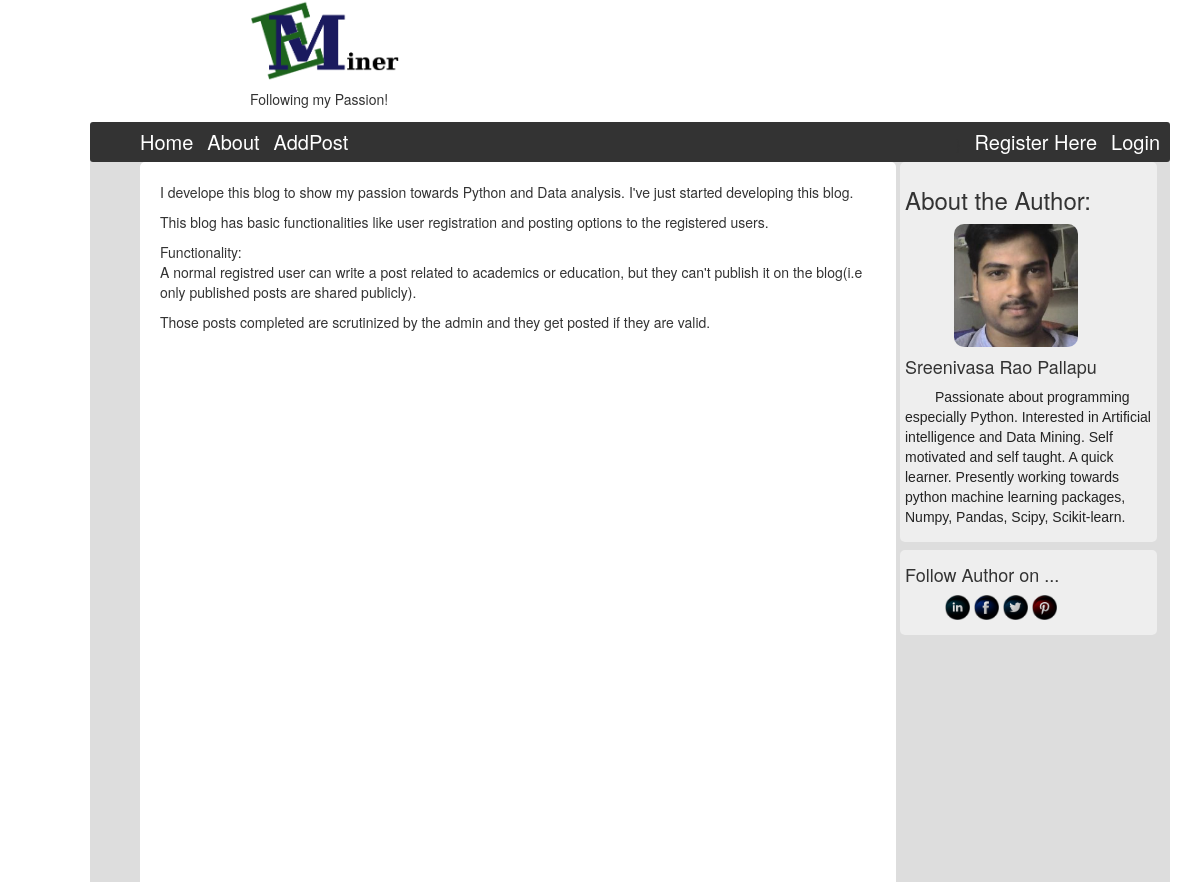
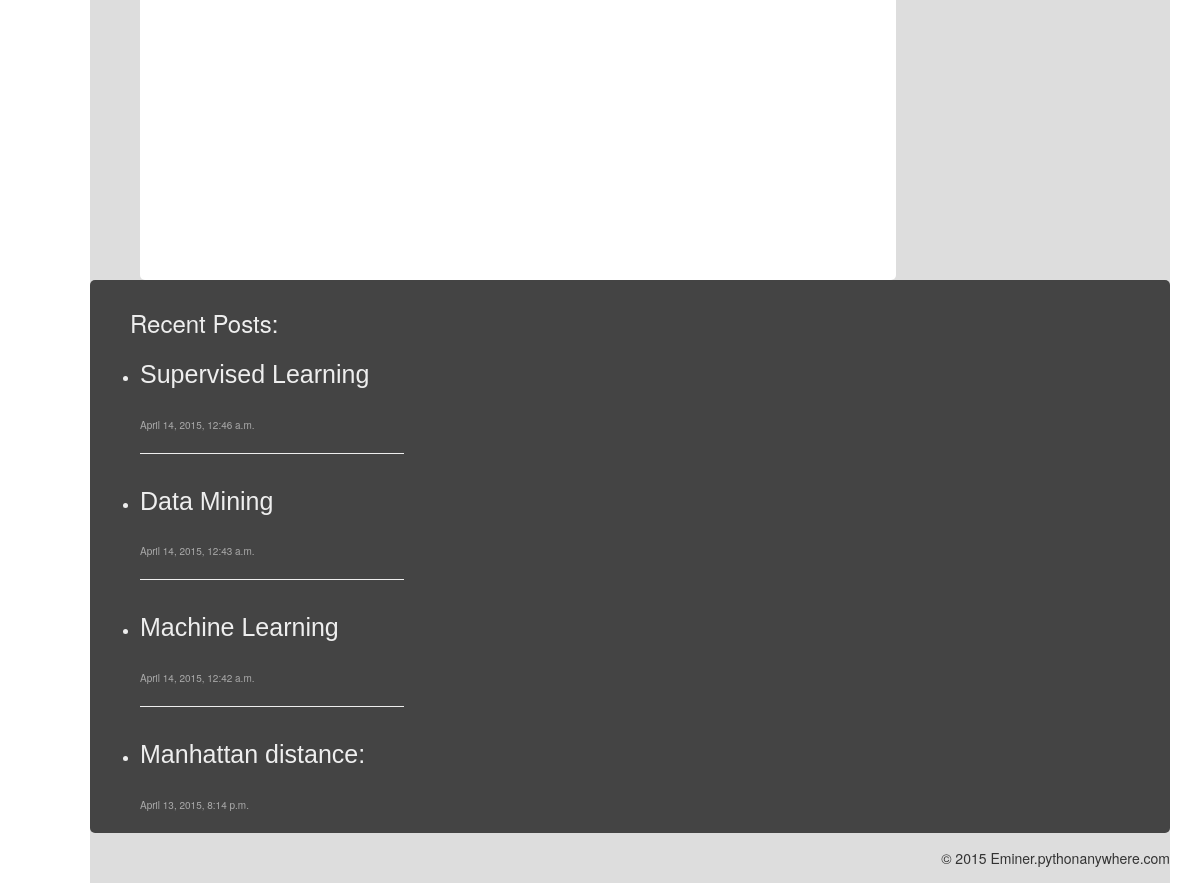
The app's page /blog/about/ with its own data (2 pictures, top to bottom).
### eminer/models.py (models this page shows, shortened)
class NewEntry(models.Model):
    title = models.CharField(max_length=200,)
    body = MarkdownField()
    published = models.BooleanField(default=False)
    posted = models.DateTimeField(auto_now_add=True)
    modified = models.DateTimeField(auto_now=True)
    slug = models.SlugField(max_length = 200,)
    tag = models.ManyToManyField(Tag, null=False)

### eminer/views.py (the view)
def About(request):
    recent = NewEntry.objects.filter(published=True).order_by('-posted')[:4]
    return render(request, 'eminer/about.html',{'recent':recent,})

### templates/eminer/about.html
{% extends 'eminer/base.html' %}
{% load django_markdown %}
{% block index_view %}
        <p>I develope this blog to show my passion towards Python and Data analysis. I've just started developing this blog. </p>
        <p>This blog has basic functionalities like user registration and posting options to the registered users.</p>
Functionality: <p>A normal registred user can write a post related to academics or education, but they can't publish it on the blog(i.e only published posts are shared publicly).</p>
        <p>Those posts completed are scrutinized by the admin and they get posted if they are valid.</p>
{% endblock %}

### templates/eminer/base.html (shortened to what this page needs)
<!DOCTYPE html>
{% load static %}
{% load django_markdown %}
<html>
<head>
    <link rel='stylesheet' type='text/css' href="{% static 'css/base.css' %}"/>
    <link rel="stylesheet" href="http://maxcdn.bootstrapcdn.com/bootstrap/3.3.4/css/bootstrap.min.css">
</head>
<body>
    <div class='title_view'>
    <a style='text-decoration:none;color:#000;' href="{% url 'home' %}"><img src="{% static 'images/logo.png' %}"/></a>
    <h5>Following my Passion!</h5>
    </div><br/>
    <div class='index_view'>
        <div class='nav_bar' role="navigation">
            <ul>
            <li><a href="{% url 'home' %}">Home</a></li>
            <li><a href="{% url 'about' %}">About</a></li>
            <li><a href="{% url 'add_post' %}">AddPost</a></li></ul>
            <ul style="position:relative;float:right;">
                {% if user.is_authenticated %}
                <li><a href="{% url 'auth_logout' %}">LogOut</a></li>
                {% else %}}
                <li><a href="{% url 'registration_register' %}">Register Here</a></li>
                <li><a href="{% url 'auth_login' %}">Login</a></li>
                {% endif %}
            </ul>
        </div>
        <div>
        <div class='side_view'>
            <div class='author_view'>
                <h3>About the Author:</h3>
                <img src="{% static 'images/pro.jpg' %}"/>
                <h4>Sreenivasa Rao Pallapu</h4>
                <p>Passionate about programming especially Python. Interested in Artificial intelligence and Data Mining. Self motivated and self taught. A quick learner. Presently working towards python machine learning packages, Numpy, Pandas, Scipy, Scikit-learn.</p>
            </div>
            <div class='follow_author'>
                <h4>Follow Author on ...</h4>
                <ul>
                <li><a href='https://in.linkedin.com/in/sreenivas134'><img src="{% static 'images/linkedin.png' %}"/></a></li>
                <li><a href='https://www.facebook.com/sreenivas.pallapu'><img src="{% static 'images/facebook.png' %}"/></a></li>
                <li><a href='https://twitter.com/sreenivaseng'><img src="{% static 'images/twitter.png' %}"/></a></li>
                <li><a href='https://in.pinterest.com/sreenivas134/'><img src="{% static 'images/pinterest.png' %}"/></a></li>
                </ul>
            </div>
        </div>
        <div class='post_view'><div class='index_html'>{% block index_view %}{% endblock %}</div></div>
    </div>
    <div class='footer_view'>
        <div class='recent_posts'>
            <h3 style='padding-left:30px;'>Recent Posts:</h3>
            {% if recent %}
            <ul>
            {% for post in recent %}
                <li><a href="/blog/{{ post.slug }}/">{{ post.title }}</a></li><br/><span style='font-size:10px;color:#aaa;'>{{ post.posted }}</span>{% if not forloop.last %}<hr style='color:#222;'/>{% endif %}
            {% endfor %}
             </ul>
            {% endif %}
        </div>
        </div>
    <div class='copy_view'>
        <span style='position:relative;top:15px;float:right;'>&copy 2015 Eminer.pythonanywhere.com</span>
        </div>
</div>
</body>
</html>

### static/css/base.css (style rules this page uses)
body { margin-left:100px; }
.title_view img { position:relative; display:inline; width:150px; }
.title_view { position:relative; margin-left:250px; }
.index_view { position:absolute; right:30px; width:90%; background-color:#ddd; }
.nav_bar { position:relative; height:40px; width:100%; background-color:#333; margin-top:-15px; border-radius:3px; }
.nav_bar ul { position:relative; top:6px; display:inline; margin-right:10px; }
.nav_bar li { position:relative; display:inline; padding-left:10px; }
.nav_bar li a { text-decoration:none; font-size:20px; color:white; }
.post_view { width:70%; min-height:1000px; position:relative; left:50px; background-color:white; border-radius:5px; }
.post_view .index_html { padding:20px 20px 20px 20px; }
.side_view div { width:95%; position:relative; background-color:#eee; padding:5px; margin-bottom:8px; border-radius:5px; }
.side_view { width:25%; position:relative; float:right; }
.side_view p { text-indent:30px; color:#222; font-family:arial; word-wrap:initial; }
.author_view img { width:50%; position:relative; left:20%; height:50%; border-radius:10px; }
.follow_author li { display:inline; }
.follow_author img { height:25px; width:25px; }
.footer_view { width:100%; min-height:200px; background-color:#444; position:relative; color:#eee; border-radius:5px; }
.recent_posts { width:30%; position:relative; padding:10px; }
.recent_posts a { display:block; padding-top:10px; text-decoration:none; font-family:arial; color:#eee; font-size:25px; }
.copy_view { min-height:50px; background-color:#ddd; width:100% }

### records on screen
NewEntry: title "Supervised Learning", posted "April 14, 2015, 12:46 a.m."
NewEntry: title "Data Mining", posted "April 14, 2015, 12:43 a.m."
NewEntry: title "Machine Learning", posted "April 14, 2015, 12:42 a.m."
NewEntry: title "Manhattan distance:", posted "April 13, 2015, 8:14 p.m."
